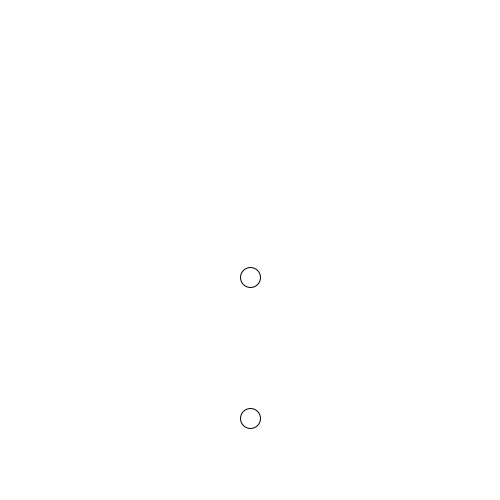
Frame 1 (no input)
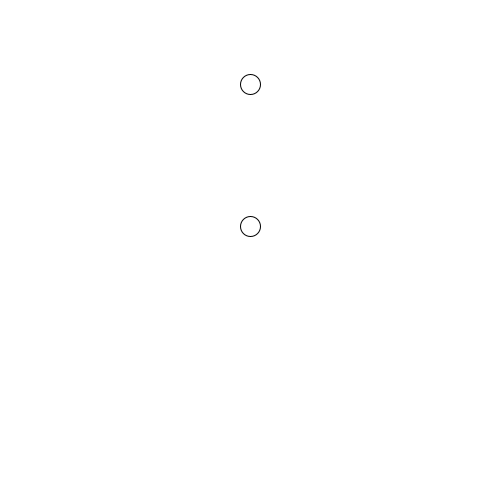
Frame 60 (the mouse pressed at the canvas centre just before this capture)
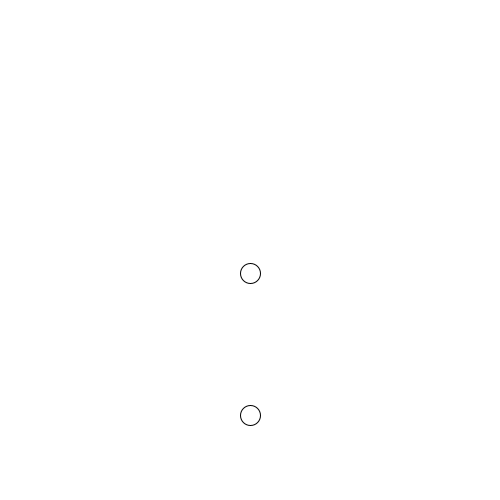
Frame 120 (the mouse held since frame 60 and released just before this capture)

The Processing sketch that drew these frames (run headless with seeded random() and noise(); from frame 60 on, the mouse is pressed at the canvas centre):

// Processing sketch: sketch_02_wave_functions
// ── sketch_02_wave_functions.pde
void setup() {
  frameRate(30);
  background(255);
  size(500, 500);
}

void draw() {
  background(255);
  
  float time = millis() / 1000.0;
  float waveFunction = sineWave(time, 0.25);
  float waveFunction2 = sineWave(time, 0.25, 0.1);
  
  float positionY = map(waveFunction, -1.0, 1.0, 0, height);
  float positionY2 = map(waveFunction2, -1.0, 1.0, 0, height);
  
  ellipse(250, positionY, 20, 20);
  ellipse(250, positionY2, 20, 20);
}





// ── wavefunctions.pde

float sineWave(float time, float herz) {
  return sineWave(time, herz, 0.0);
}


// parameter time in seconds, herz = Oscillation per second, where do we start
float sineWave(float time, float herz, float off) {
  float phase = (time * herz) * TWO_PI;
  float offset = off * TWO_PI;
  return sin(phase + offset);
}
